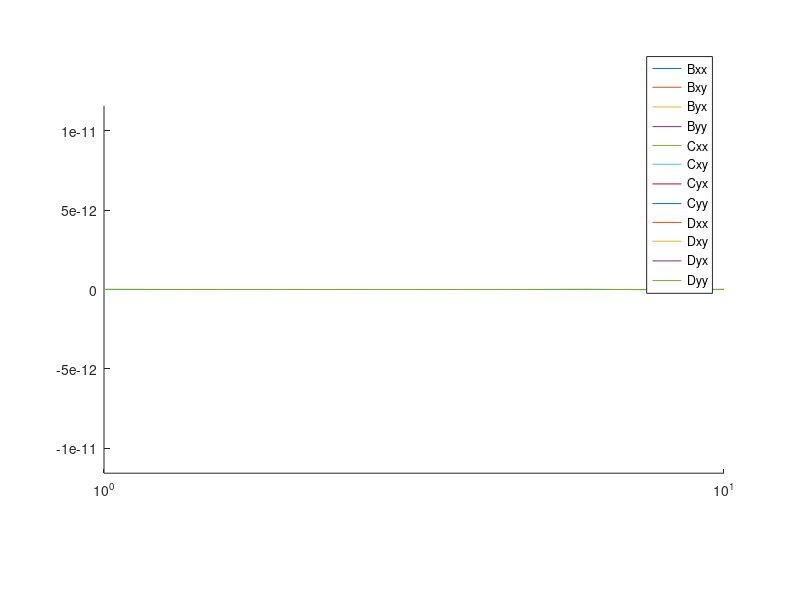

MATLAB code to generate this figure:
ray = [1,1,0,0];
dspace = logspace(1e-10,1,10);

Axx = [];
Axy = [];
Ayx = [];
Ayy = [];
Bxx = [];
Bxy = [];
Byx = [];
Byy = [];
Cxx = [];
Cxy = [];
Cyx = [];
Cyy = [];
Dxx = [];
Dxy = [];
Dyx = [];
Dyy = [];

for ijk = 1:length(dspace)
    
d = dspace(ijk);

wx = [1+d,1,0,0];
wy = [1,1+d,0,0];
dx = [1,1,d,0];
dy = [1,1,0,d];

efl = 25.4e-3;
dis  = efl;

sys = [0,0,dis,0;0,0,0,dis;-1/efl,0,1,0;0,-1/efl,0,1];

ray_prop = sys * ray';
wx_prop = sys * wx' - ray_prop;
wy_prop = sys * wy' - ray_prop;
dx_prop = sys * dx' - ray_prop;
dy_prop = sys * dy' - ray_prop;

xin1 = wx(1) - ray(1);
yin1 = wx(2) - ray(2);
uin1 = wx(3) - ray(3);
vin1 = wx(4) - ray(4);

xin2 = wy(1) - ray(1);
yin2 = wy(2) - ray(2);
uin2 = wy(3) - ray(3);
vin2 = wy(4) - ray(4);

xin3 = dx(1) - ray(1);
yin3 = dx(2) - ray(2);
uin3 = dx(3) - ray(3);
vin3 = dx(4) - ray(4);

xin4 = dy(1) - ray(1);
yin4 = dy(2) - ray(2);
uin4 = dy(3) - ray(3);
vin4 = dy(4) - ray(4);

xout1 = wx_prop(1);
yout1 = wx_prop(2);
uout1 = wx_prop(3);
vout1 = wx_prop(4);

xout2 = wy_prop(1);
yout2 = wy_prop(2);
uout2 = wy_prop(3);
vout2 = wy_prop(4);

xout3 = dx_prop(1);
yout3 = dx_prop(2);
uout3 = dx_prop(3);
vout3 = dx_prop(4);

xout4 = dy_prop(1);
yout4 = dy_prop(2);
uout4 = dy_prop(3);
vout4 = dy_prop(4);

abcd = [xout1/xin1,xout2/yin2,xout3/uin3,xout4/vin4;...
     yout1/xin1,yout2/yin2,yout3/uin3,yout4/vin4;...
     uout1/xin1,uout2/yin2,uout3/uin3,uout4/vin4;...
     vout1/xin1,vout2/yin2,vout3/uin3,vout4/vin4];

diff = abcd-sys;

Axx(end+1) = diff(1,1);
Axy(end+1) = diff(1,2);
Ayx(end+1) = diff(2,1);
Ayy(end+1) = diff(2,2);

Bxx(end+1) = diff(1,3);
Bxy(end+1) = diff(1,4);
Byx(end+1) = diff(2,3);
Byy(end+1) = diff(2,4);

Cxx(end+1) = diff(3,1);
Cxy(end+1) = diff(3,2);
Cyx(end+1) = diff(4,1);
Cyy(end+1) = diff(4,2);

Dxx(end+1) = diff(3,3);
Dxy(end+1) = diff(3,4);
Dyx(end+1) = diff(4,3);
Dyy(end+1) = diff(4,4);

end

figure(1)
hold on
semilogx(dspace,Bxx)
semilogx(dspace,Bxy)
semilogx(dspace,Byx)
semilogx(dspace,Byy)

semilogx(dspace,Cxx)
semilogx(dspace,Cxy)
semilogx(dspace,Cyx)
semilogx(dspace,Cyy)

semilogx(dspace,Dxx)
semilogx(dspace,Dxy)
semilogx(dspace,Dyx)
semilogx(dspace,Dyy)
hold off
ylim([-1e-14,1e-14])
legend('Bxx','Bxy','Byx','Byy','Cxx','Cxy','Cyx','Cyy','Dxx','Dxy','Dyx','Dyy')
set(gca, 'XScale', 'log')





